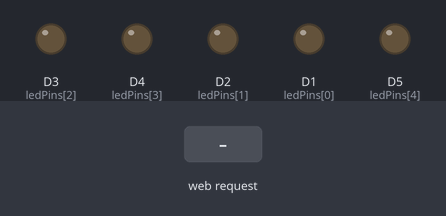
Recording of a sketch running on a simulated ESP8266 (NodeMCU). On the bench: output pins drawn as LEDs (lit = HIGH). Dashed ring = blinking. The test bench sets the inputs (shaded band). WiFi joins after 1.5 s; servers stay silent unless stated; random numbers use the default seed unless the sketch sets one; what the sketch prints to the serial monitor is not drawn.

Above: at 2.7 s.
2.8 s: HTTP request GET /startGame received
At 5.2 s:
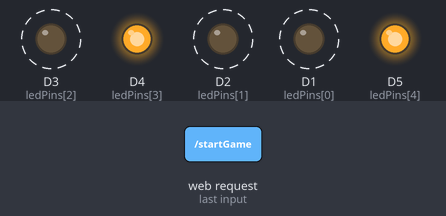
5.8 s: HTTP request GET /startGame?num=1 received
At 7.1 s:
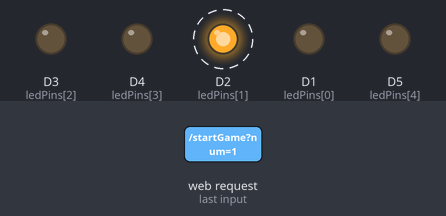
8.8 s: HTTP request GET /startGame?num=0 received
At 13.8 s:
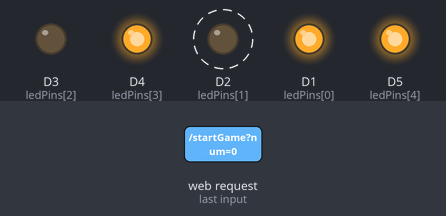
14.3 s: HTTP request GET /startGame?num=120 received
At 18.0 s:
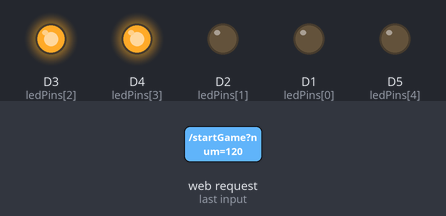
Timing chart, 0 to 20.3 s (numbered marks = the images above; inputs shaded):
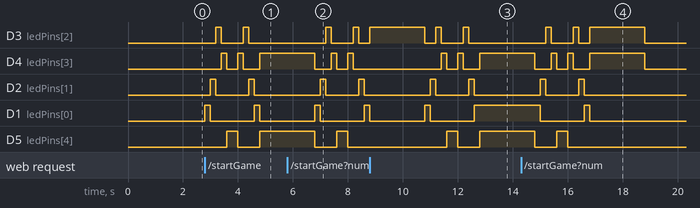

Measured:
- after the input at 2.8 s, D3 (ledPins[2]): alternates HIGH for 0.20 s and LOW for 0.80 s, starting after 0.40 s; D4 (ledPins[3]): goes HIGH 0.20 s, LOW 0.40 s, HIGH 0.20 s, LOW 0.60 s, then HIGH, starting after 0.60 s
- after the input at 5.8 s, D3 (ledPins[2]): alternates HIGH for 0.20 s and LOW for 0.80 s, starting after 1.4 s; D2 (ledPins[1]): alternates HIGH for 0.20 s and LOW for 1.2 s, starting after 1.2 s; D1 (ledPins[0]): LOW → HIGH after 1.0 s, → LOW 0.20 s later, → HIGH 1.6 s later
- after the input at 8.8 s, D4 (ledPins[3]): goes HIGH 0.20 s, LOW 0.40 s, HIGH 0.20 s, LOW 0.60 s, then HIGH, starting after 2.6 s; D2 (ledPins[1]): alternates HIGH for 0.20 s and LOW for 1.2 s, starting after 2.2 s; D5 (ledPins[4]): LOW → HIGH after 2.8 s, → LOW 0.40 s later, → HIGH 0.80 s later
- after the input at 14.3 s, D3 (ledPins[2]): goes HIGH 0.20 s, LOW 0.80 s, HIGH 0.20 s, LOW 0.40 s, HIGH 2.0 s, then LOW, starting after 0.90 s; D2 (ledPins[1]): alternates HIGH for 0.20 s and LOW for 1.2 s, 4 changes in all, then stays LOW, starting after 0.70 s

The sketch:

Bai1.ino
```cpp
#include <ESP8266WiFi.h>
#include <WiFiClient.h>
#include <ESP8266WebServer.h>

// HTML webpage contents
const char MAIN_page[] PROGMEM = R"=====(
<!DOCTYPE html>
<html>
<body>
<center>
<h1>Click "Start" to Begin the Game</h1><br>
<a href="startGame"><button>Start</button></a><br><br>
<h1>How many LEDs were ON? (n % 3)</h1><br>
<a href="guess?num=0"><button>0</button></a><br>
<a href="guess?num=1"><button>1</button></a><br>
<a href="guess?num=2"><button>2</button></a><br>
<p>Your Score: __SCORE__</p>
<p>Status: __STATUS__</p>
</center>
</body>
</html>
)=====";

// LED pins
const int ledPins[] = {D1, D2, D3, D4, D5};
int score = 10;  // Starting score
int numLedsOn = 0;
bool gameStarted = false;
bool guessMade = false;  // Track if player made a guess
unsigned long displayTime = 2000;  // 2 seconds for LED display
unsigned long guessTime = 2000;  // 2 seconds for guessing
unsigned long startMillis = 0;  // Start time for guessing phase
String gameStatus = "Waiting to start";

// Wi-Fi credentials
const char* ssid = "UiTiOt-E3.1";
const char* password = "UiTiOtAP";

// Web server
ESP8266WebServer server(80);

// Function to display LEDs left to right and back
void displayLEDSequence() {
  // Left to right
  for (int i = 0; i < 5; i++) {
    digitalWrite(ledPins[i], HIGH);
    delay(200);  // Quick display for each LED
    digitalWrite(ledPins[i], LOW);
  }
  // Right to left
  for (int i = 4; i >= 0; i--) {
    digitalWrite(ledPins[i], HIGH);
    delay(200);
    digitalWrite(ledPins[i], LOW);
  }
}

// Generate a random pattern of LEDs
void generateRandomLEDs() {
  numLedsOn = random(1, 6);  // Random number of LEDs to turn ON (1 to 5)
  // Turn off all LEDs
  for (int i = 0; i < 5; i++) {
    digitalWrite(ledPins[i], LOW);
  }
  // Turn ON random LEDs
  for (int i = 0; i < numLedsOn; i++) {
    int randomLed = random(0, 5);
    digitalWrite(ledPins[randomLed], HIGH);
  }
  delay(displayTime);  // Display LEDs for 2 seconds
  // Turn off all LEDs
  for (int i = 0; i < 5; i++) {
    digitalWrite(ledPins[i], LOW);
  }
}

// Function to handle root page
void handleRoot() {
  Serial.println("Root page called");
  String html = MAIN_page;
  html.replace("__SCORE__", String(score));
  html.replace("__STATUS__", gameStatus);
  server.send(200, "text/html", html);
}

// Function to start the game
void handleStartGame() {
  if (score <= 0) {
    gameStatus = "Game Over!";
    handleRoot();
    return;
  }

  Serial.println("Game started");
  gameStarted = true;
  guessMade = false;
  gameStatus = "Game in progress...";

  // Show LED sequence
  displayLEDSequence();
  // Display random LEDs
  generateRandomLEDs();
  // Start the timer for guessing phase
  startMillis = millis();
  handleRoot();
}

// Function to handle player guess
void handleGuess() {
  if (gameStarted && !guessMade && millis() - startMillis <= guessTime) {
    if (server.hasArg("num")) {
      int guess = server.arg("num").toInt();
      Serial.print("Player guessed: ");
      Serial.println(guess);
      guessMade = true;

      // Check the player's guess
      if (guess == (numLedsOn % 3)) {
        score++;
        gameStatus = "Correct! Score increased.";
      } else {
        score--;
        gameStatus = "Incorrect! Score decreased.";
      }
    }
  } else if (!guessMade && millis() - startMillis > guessTime) {
    // Timeout case
    score--;
    gameStatus = "Time's up! Score decreased.";
    guessMade = true;
  }

  if (score <= 0) {
    gameStatus = "Game Over!";
    gameStarted = false;
  }

  handleRoot();
}

// Setup function
void setup() {
  Serial.begin(115200);
  WiFi.begin(ssid, password);

  for (int i = 0; i < 5; i++) {
    pinMode(ledPins[i], OUTPUT);
    digitalWrite(ledPins[i], LOW);
  }

  while (WiFi.status() != WL_CONNECTED) {
    delay(500);
    Serial.print(".");
  }

  Serial.println("\nConnected to Wi-Fi");
  Serial.print("IP Address: ");
  Serial.println(WiFi.localIP());

  // Define server routes
  server.on("/", handleRoot);
  server.on("/startGame", handleStartGame);
  server.on("/guess", handleGuess);

  server.begin();
  Serial.println("HTTP server started");
}

// Loop function
void loop() {
  server.handleClient();
}
```
